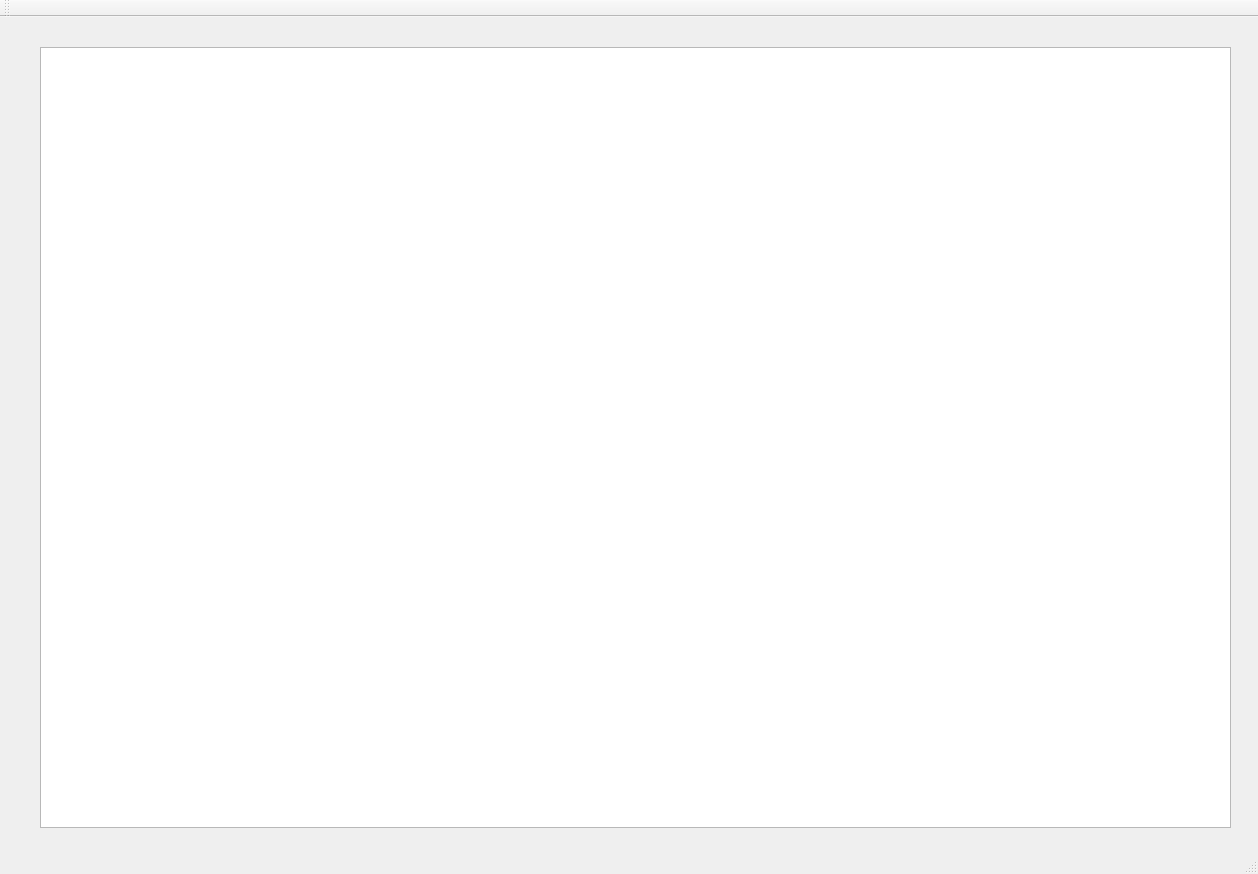
<?xml version="1.0" encoding="UTF-8"?>
<ui version="4.0">
 <class>MainWindow</class>
 <widget class="QMainWindow" name="MainWindow">
  <property name="geometry">
   <rect>
    <x>0</x>
    <y>0</y>
    <width>1258</width>
    <height>874</height>
   </rect>
  </property>
  <property name="windowTitle">
   <string>MainWindow</string>
  </property>
  <widget class="QWidget" name="centralWidget">
   <widget class="QGraphicsView" name="graphicsView">
    <property name="geometry">
     <rect>
      <x>40</x>
      <y>30</y>
      <width>1191</width>
      <height>781</height>
     </rect>
    </property>
   </widget>
  </widget>
  <widget class="QMenuBar" name="menuBar">
   <property name="geometry">
    <rect>
     <x>0</x>
     <y>0</y>
     <width>1258</width>
     <height>26</height>
    </rect>
   </property>
  </widget>
  <widget class="QToolBar" name="mainToolBar">
   <attribute name="toolBarArea">
    <enum>TopToolBarArea</enum>
   </attribute>
   <attribute name="toolBarBreak">
    <bool>false</bool>
   </attribute>
  </widget>
  <widget class="QStatusBar" name="statusBar"/>
 </widget>
 <layoutdefault spacing="6" margin="11"/>
 <resources/>
 <connections/>
</ui>
